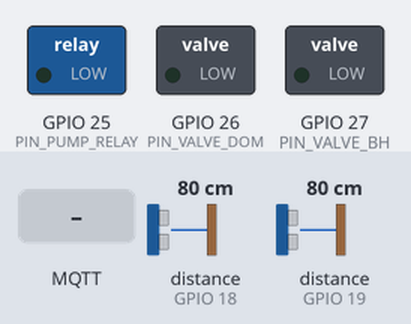
Simulated run of this sketch. Board: ESP32. Parts: switched loads named in the sketch (green lamp = pin HIGH). Wiring (inferred from the names in the program): 2 × range finder with pulse-width output: data GPIO 18 / data GPIO 19. Inputs (shaded band) come from the test bench; at power-on: distance to the obstacle (sensors on GPIO 18, GPIO 19) 80 cm. WiFi joins after 1.5 s; servers stay silent unless stated; no MQTT or app messages arrive unless stated; what the sketch prints to the serial monitor is not drawn.

Above: at 2.7 s.
2.8 s: MQTT message "ON" arrives on the first subscribed topic
At 3.6 s:
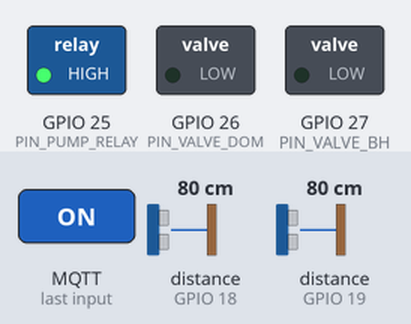
4.3 s: MQTT message "ON" arrives on the second subscribed topic
At 4.7 s:
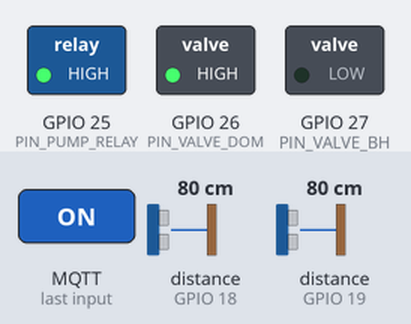
5.8 s: MQTT message "0" arrives on the first subscribed topic
At 7.0 s:
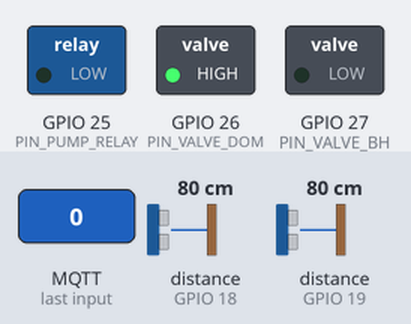
7.3 s: MQTT message "ON" arrives on the third subscribed topic
At 8.2 s:
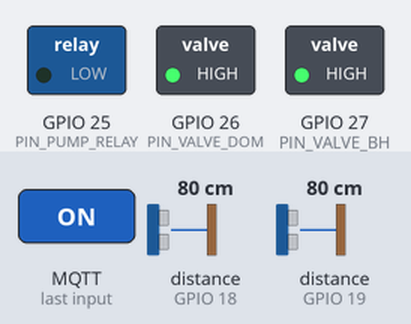
8.8 s: MQTT message "0" arrives on the second subscribed topic
At 9.4 s:
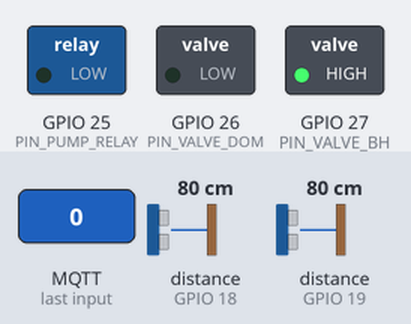
10.3 s: MQTT message "ON" arrives on the first subscribed topic
At 11.7 s:
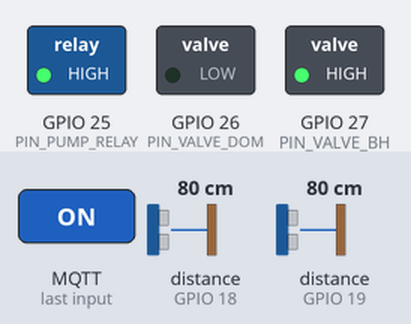
Timing chart, 0 to 12.8 s (numbered marks = the images above; inputs shaded):
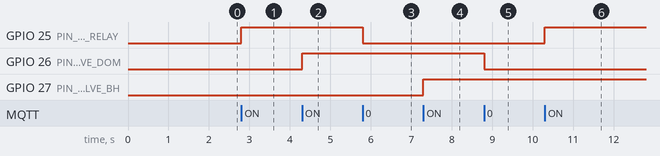

Measured:
- after the input at 2.8 s, GPIO 25 (PIN_PUMP_RELAY): LOW → HIGH at once
- after the input at 4.3 s, GPIO 26 (PIN_VALVE_DOM): LOW → HIGH at once
- after the input at 5.8 s, GPIO 25 (PIN_PUMP_RELAY): HIGH → LOW at once
- after the input at 7.3 s, GPIO 27 (PIN_VALVE_BH): LOW → HIGH at once
- after the input at 8.8 s, GPIO 26 (PIN_VALVE_DOM): HIGH → LOW at once
- after the input at 10.3 s, GPIO 25 (PIN_PUMP_RELAY): LOW → HIGH at once

The sketch:

rwh_esp32.ino
```cpp
/**
 * rwh_esp32.ino
 * Lucknow Smart Residence — System 2: Rainwater Harvesting
 *
 * Hardware:
 *   - ESP32-WROOM-32 dev board
 *   - MaxBotix MB7389 ultrasonic level sensor
 *       (TTL serial, 9600 baud → ESP32 UART2 RX=GPIO16)
 *   - YF-S201 domestic flow meter (pulse, GPIO18, internal pull-up)
 *   - YF-S201 beehive flow meter  (pulse, GPIO19, internal pull-up)
 *   - Pump relay    (GPIO25, active HIGH → Shelly 2.5 dry contact override
 *                    OR direct relay to pump contactor)
 *   - Valve domestic relay (GPIO26, active HIGH → 24V solenoid valve)
 *   - Valve beehive relay  (GPIO27, active HIGH → 24V solenoid valve)
 *
 * Tank geometry (4 × 3 × 1.5 m):
 *   Max depth: 1.5 m (1500 mm). Sensor mounted at top of tank.
 *   Level % = (1500 - sensor_mm) / 1500 * 100
 *
 * Required libraries:
 *   - PubSubClient by Nick O'Leary
 *   - ArduinoJson by Benoit Blanchon
 *
 * Install:
 *   1. Add ESP32 board support in Arduino IDE
 *   2. Install libraries above
 *   3. Edit WIFI_SSID, WIFI_PASS, MQTT_SERVER below
 *   4. Upload, open Serial Monitor @ 115200 baud
 */

#include <WiFi.h>
#include <PubSubClient.h>
#include <ArduinoJson.h>

// ── Configuration ─────────────────────────────────────────────────────────────
#define WIFI_SSID       "LucknowHome_5G"
#define WIFI_PASS       "changeme"
#define MQTT_SERVER     "10.0.0.10"
#define MQTT_PORT       1883
#define MQTT_CLIENT_ID  "esp32_rwh"

// Tank physical parameters
#define TANK_DEPTH_MM   1500    // max measurable depth (mm)
#define FLOW_PULSE_PER_L 7.5f  // YF-S201: 7.5 pulses per litre

// ── Pin definitions ───────────────────────────────────────────────────────────
#define PIN_MB7389_RX   16      // UART2 RX ← MaxBotix TTL serial
#define PIN_FLOW_DOM    18      // YF-S201 domestic pulse
#define PIN_FLOW_BH     19      // YF-S201 beehive pulse
#define PIN_PUMP_RELAY  25      // Active HIGH → pump relay
#define PIN_VALVE_DOM   26      // Active HIGH → domestic solenoid valve
#define PIN_VALVE_BH    27      // Active HIGH → beehive solenoid valve

// ── MQTT topics ───────────────────────────────────────────────────────────────
#define TOPIC_LEVEL         "homeassistant/sensor/rwh/level"
#define TOPIC_FLOW_DOM      "homeassistant/sensor/rwh/flow_domestic"
#define TOPIC_FLOW_BH       "homeassistant/sensor/rwh/flow_beehive"

#define TOPIC_PUMP_STATE    "homeassistant/switch/rwh/pump/state"
#define TOPIC_VALVE_DOM_STATE "homeassistant/switch/rwh/valve_domestic/state"
#define TOPIC_VALVE_BH_STATE  "homeassistant/switch/rwh/valve_beehive/state"

// HA command subscriptions
#define TOPIC_PUMP_SET      "homeassistant/switch/rwh/pump/set"
#define TOPIC_VALVE_DOM_SET "homeassistant/switch/rwh/valve_domestic/set"
#define TOPIC_VALVE_BH_SET  "homeassistant/switch/rwh/valve_beehive/set"

// ── Globals ───────────────────────────────────────────────────────────────────
WiFiClient   wifiClient;
PubSubClient mqtt(wifiClient);
HardwareSerial MB7389(2);   // UART2 for MaxBotix sensor

// Flow pulse counters (ISR-safe)
volatile uint32_t pulseCountDom = 0;
volatile uint32_t pulseCountBH  = 0;

// Actuator state
bool pumpOn      = false;
bool valveDomOn  = false;
bool valveBHOn   = false;

// Publish timing
unsigned long lastPublish    = 0;
unsigned long lastFlowCalc   = 0;
const unsigned long PUBLISH_MS   = 15000;  // publish sensors every 15 s
const unsigned long FLOW_CALC_MS = 10000;  // flow rate window 10 s

// Flow rate (L/min)
float flowDomLpm = 0;
float flowBHLpm  = 0;

// ── ISRs (flow meter pulse counting) ─────────────────────────────────────────
void IRAM_ATTR isrDomFlow() { pulseCountDom++; }
void IRAM_ATTR isrBHFlow()  { pulseCountBH++;  }

// ── MaxBotix MB7389 read ─────────────────────────────────────────────────────
/**
 * MB7389 sends ASCII "R1234\r" (range in mm) at 9600 baud continuously.
 * We read one full frame and parse the integer.
 * Returns -1 on parse error.
 */
int readMB7389() {
  char buf[16] = {0};
  int i = 0;
  unsigned long t0 = millis();
  while (millis() - t0 < 500) {   // 500 ms timeout
    if (MB7389.available()) {
      char c = MB7389.read();
      if (c == 'R') { i = 0; }    // start of frame
      else if (c == '\r') {
        buf[i] = 0;
        int mm = atoi(buf);
        if (mm > 0 && mm < 9000) return mm;
        return -1;
      } else {
        if (i < (int)sizeof(buf) - 1) buf[i++] = c;
      }
    }
  }
  return -1;
}

// ── Actuator helpers ─────────────────────────────────────────────────────────
void setPump(bool on) {
  pumpOn = on;
  digitalWrite(PIN_PUMP_RELAY, on ? HIGH : LOW);
  mqtt.publish(TOPIC_PUMP_STATE, on ? "ON" : "OFF", true);
  Serial.printf("[Pump] %s\n", on ? "ON" : "OFF");
}

void setValveDom(bool on) {
  valveDomOn = on;
  digitalWrite(PIN_VALVE_DOM, on ? HIGH : LOW);
  mqtt.publish(TOPIC_VALVE_DOM_STATE, on ? "ON" : "OFF", true);
  Serial.printf("[ValveDom] %s\n", on ? "ON" : "OFF");
}

void setValveBH(bool on) {
  valveBHOn = on;
  digitalWrite(PIN_VALVE_BH, on ? HIGH : LOW);
  mqtt.publish(TOPIC_VALVE_BH_STATE, on ? "ON" : "OFF", true);
  Serial.printf("[ValveBH] %s\n", on ? "ON" : "OFF");
}

void publishFloat(const char* topic, float value, int decimals = 1) {
  StaticJsonDocument<64> doc;
  float factor = pow(10, decimals);
  doc["value"] = round(value * factor) / factor;
  char payload[64];
  serializeJson(doc, payload);
  mqtt.publish(topic, payload, true);
}

// ── MQTT callback ─────────────────────────────────────────────────────────────
void onMessage(char* topic, byte* payload, unsigned int length) {
  char msg[16] = {0};
  memcpy(msg, payload, min((size_t)length, sizeof(msg) - 1));
  Serial.printf("[MQTT] %s → %s\n", topic, msg);

  if (strcmp(topic, TOPIC_PUMP_SET) == 0) {
    setPump(strcmp(msg, "ON") == 0);
  } else if (strcmp(topic, TOPIC_VALVE_DOM_SET) == 0) {
    setValveDom(strcmp(msg, "ON") == 0);
  } else if (strcmp(topic, TOPIC_VALVE_BH_SET) == 0) {
    setValveBH(strcmp(msg, "ON") == 0);
  }
}

// ── WiFi ──────────────────────────────────────────────────────────────────────
void connectWiFi() {
  Serial.printf("[WiFi] Connecting to %s", WIFI_SSID);
  WiFi.mode(WIFI_STA);
  WiFi.begin(WIFI_SSID, WIFI_PASS);
  while (WiFi.status() != WL_CONNECTED) {
    delay(500); Serial.print(".");
  }
  Serial.printf("\n[WiFi] IP: %s\n", WiFi.localIP().toString().c_str());
}

// ── MQTT ──────────────────────────────────────────────────────────────────────
void connectMQTT() {
  while (!mqtt.connected()) {
    Serial.printf("[MQTT] Connecting to %s ... ", MQTT_SERVER);
    if (mqtt.connect(MQTT_CLIENT_ID)) {
      Serial.println("OK");
      mqtt.subscribe(TOPIC_PUMP_SET);
      mqtt.subscribe(TOPIC_VALVE_DOM_SET);
      mqtt.subscribe(TOPIC_VALVE_BH_SET);
      // Republish current actuator state on reconnect
      mqtt.publish(TOPIC_PUMP_STATE,       pumpOn     ? "ON" : "OFF", true);
      mqtt.publish(TOPIC_VALVE_DOM_STATE,  valveDomOn ? "ON" : "OFF", true);
      mqtt.publish(TOPIC_VALVE_BH_STATE,   valveBHOn  ? "ON" : "OFF", true);
    } else {
      Serial.printf("failed rc=%d, retry 5s\n", mqtt.state());
      delay(5000);
    }
  }
}

// ── Setup ─────────────────────────────────────────────────────────────────────
void setup() {
  Serial.begin(115200);
  Serial.println("\n[Boot] RWH ESP32 node starting...");

  // Output pins — all off on boot
  pinMode(PIN_PUMP_RELAY, OUTPUT);  digitalWrite(PIN_PUMP_RELAY, LOW);
  pinMode(PIN_VALVE_DOM,  OUTPUT);  digitalWrite(PIN_VALVE_DOM,  LOW);
  pinMode(PIN_VALVE_BH,   OUTPUT);  digitalWrite(PIN_VALVE_BH,   LOW);

  // Flow meter inputs with pull-up
  pinMode(PIN_FLOW_DOM, INPUT_PULLUP);
  attachInterrupt(digitalPinToInterrupt(PIN_FLOW_DOM), isrDomFlow, FALLING);
  pinMode(PIN_FLOW_BH, INPUT_PULLUP);
  attachInterrupt(digitalPinToInterrupt(PIN_FLOW_BH), isrBHFlow, FALLING);

  // MaxBotix UART2: RX=16, TX=17 (TX not used)
  MB7389.begin(9600, SERIAL_8N1, PIN_MB7389_RX, 17);

  connectWiFi();
  mqtt.setServer(MQTT_SERVER, MQTT_PORT);
  mqtt.setCallback(onMessage);
  mqtt.setKeepAlive(60);
  mqtt.setBufferSize(256);
}

// ── Loop ──────────────────────────────────────────────────────────────────────
void loop() {
  if (WiFi.status() != WL_CONNECTED) connectWiFi();
  if (!mqtt.connected()) connectMQTT();
  mqtt.loop();

  unsigned long now = millis();

  // ── Flow rate calculation (10 s window) ────────────────────────────────────
  if (now - lastFlowCalc >= FLOW_CALC_MS) {
    float dt_min = (now - lastFlowCalc) / 60000.0f;

    // Disable interrupts briefly to safely read volatile counters
    noInterrupts();
    uint32_t pDom = pulseCountDom;  pulseCountDom = 0;
    uint32_t pBH  = pulseCountBH;   pulseCountBH  = 0;
    interrupts();

    flowDomLpm = (pDom / FLOW_PULSE_PER_L) / dt_min;
    flowBHLpm  = (pBH  / FLOW_PULSE_PER_L) / dt_min;
    lastFlowCalc = now;
  }

  // ── Sensor publish (15 s interval) ────────────────────────────────────────
  if (now - lastPublish >= PUBLISH_MS) {
    lastPublish = now;

    // Level sensor
    int sensorMM = readMB7389();
    float levelPct = -1;
    if (sensorMM > 0) {
      // sensor at top of tank; closer reading → fuller tank
      levelPct = (1.0f - (float)sensorMM / TANK_DEPTH_MM) * 100.0f;
      levelPct = constrain(levelPct, 0.0f, 100.0f);
      publishFloat(TOPIC_LEVEL, levelPct);
    } else {
      Serial.println("[WARN] MB7389 read failed");
    }

    // Flow rates
    publishFloat(TOPIC_FLOW_DOM, flowDomLpm, 2);
    publishFloat(TOPIC_FLOW_BH,  flowBHLpm,  2);

    Serial.printf("[Sensors] Level=%.1f%% (%dmm) DomFlow=%.2fL/min BHFlow=%.2fL/min\n",
                  levelPct, sensorMM, flowDomLpm, flowBHLpm);
  }
}
```
